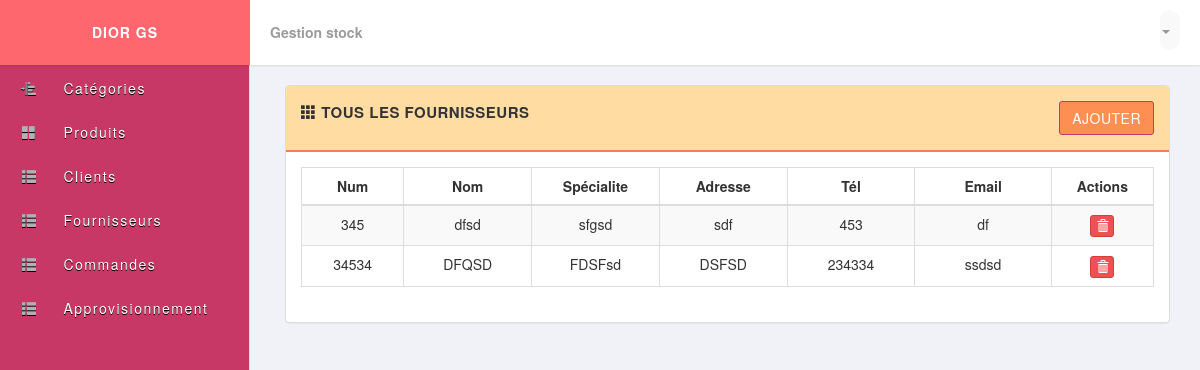
The app's page /fournisseurs.php, older data.
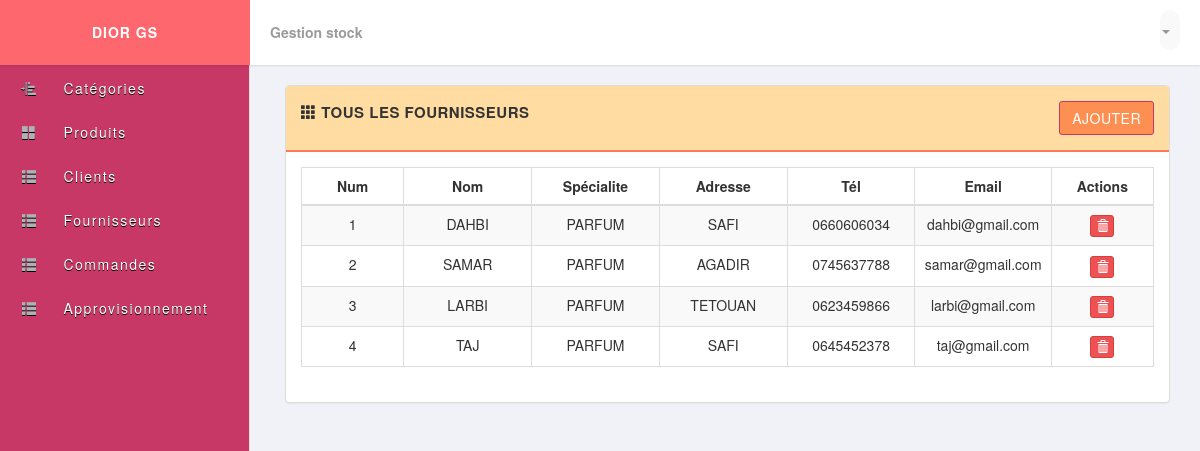
The same page, newer data.
### tables this page shows
CREATE TABLE IF NOT EXISTS `fournisseur` (
  `num` int(11) NOT NULL,
  `nom` varchar(50) NOT NULL,
  `adresse` varchar(100) NOT NULL,
  `specialite` varchar(30) NOT NULL,
  `tel` varchar(18) NOT NULL,
  `email` varchar(30) NOT NULL,
  PRIMARY KEY (`num`)
);

### dbaccess.php (called while the page is built, shortened)
<?php
class Dbaccess
{
    private $_dbHost = 'localhost';
    private $_dbUser = 'root';
    private $_dbPass = '';
    private $_dbName = 'diorgs';
    private $_statement;
    private $_dbHandler;
    public function __construct()
    {
        $conn = 'mysql:host=' . $this->_dbHost . ';dbname=' . $this->_dbName . ';port=3308';
        try {
            $this->_dbHandler = new PDO($conn, $this->_dbUser, $this->_dbPass);
        } catch (PDOException $e) {
            $this->_error = $e->getMessage();
            echo $this->_error;
        }
    }
    public function query($sql)
    {
        $this->_statement = $this->_dbHandler->prepare($sql);
    }
    public function execute()
    {
        return $this->_statement->execute();
    }
    public function resultSet()
    {
        $this->execute();
        return $this->_statement->fetchAll(PDO::FETCH_OBJ);
    }
}

### Classes.php (called while the page is built, shortened)
<?php
require_once('dbaccess.php');
class Fournisseur
{
    public function getAll()
    {
        $_dba = new Dbaccess();
        $_dba->query("Select * from fournisseur");
        return $_dba->resultSet();
    }
};

### fournisseurs.php (the view)
<?php
require_once('Classes.php');
$fr = new Fournisseur();
$lst = $fr->getAll();
?>
<?php include_once('header.php'); ?>
<div class="row">
  <div class="col-md-12">
    <div class="panel panel-default">
      <div class="panel-heading clearfix">
        <strong>
          <span class="glyphicon glyphicon-th"></span>
          <span>Tous les fournisseurs</span>
        </strong>
        <div class="pull-right">
          <a href="ajouter_fournisseur.php" class="btn btn-primary">Ajouter</a>
        </div>
      </div>
      <div class="panel-body">
        <table class="table table-bordered table-striped">
          <thead>
            <tr>
              <th class="text-center" style="width: 30px;">Num</th>
              <th class="text-center" style="width: 15%;"> Nom</th>
              <th class="text-center" style="width: 15%;"> Spécialite</th>
              <th class="text-center" style="width: 15%;"> Adresse </th>
              <th class="text-center" style="width: 15%;"> Tél </th>
              <th class="text-center" style="width: 16%;"> Email </th>
              <th class="text-center" style="width: 12%;"> Actions </th>
            </tr>
          </thead>
          <tbody>
            <?php foreach ($lst as $c) : ?>
              <tr>
                <td class="text-center"><?php echo $c->num; ?></td>
                <td class="text-center"><?php echo $c->nom; ?></td>
                <td class="text-center"><?php echo $c->specialite; ?></td>
                <td class="text-center"><?php echo $c->adresse; ?></td>
                <td class="text-center"><?php echo $c->tel; ?></td>
                <td class="text-center"><?php echo $c->email; ?></td>
                <td class="text-center">
                  <div class="btn-group">
                    <a href="supprimer_fournisseur.php?num=<?php echo $c->num;
                                                            ?>" class="btn btn-danger btn-xs" title="Delete" data-toggle="tooltip">
                      <span class="glyphicon glyphicon-trash"></span>
                    </a>
                  </div>
                </td>
              </tr>
            <?php endforeach; ?>
          </tbody>
        </table>
      </div>
    </div>
  </div>
</div>
<?php include_once('footer.php'); ?>

Row changes from the older to the newer data that the page shows:
removed fournisseur: num "345", nom "dfsd", specialite "sfgsd", adresse "sdf", tel "453", email "df"
removed fournisseur: num "34534", nom "DFQSD", specialite "FDSFsd", adresse "DSFSD", tel "234334", email "ssdsd"
added fournisseur: num "1", nom "DAHBI", specialite "PARFUM", adresse "SAFI", tel "0660606034", email "dahbi@gmail.com"
added fournisseur: num "2", nom "SAMAR", specialite "PARFUM", adresse "AGADIR", tel "0745637788", email "samar@gmail.com"
added fournisseur: num "3", nom "LARBI", specialite "PARFUM", adresse "TETOUAN", tel "0623459866", email "larbi@gmail.com"
added fournisseur: num "4", nom "TAJ", specialite "PARFUM", adresse "SAFI", tel "0645452378", email "taj@gmail.com"
